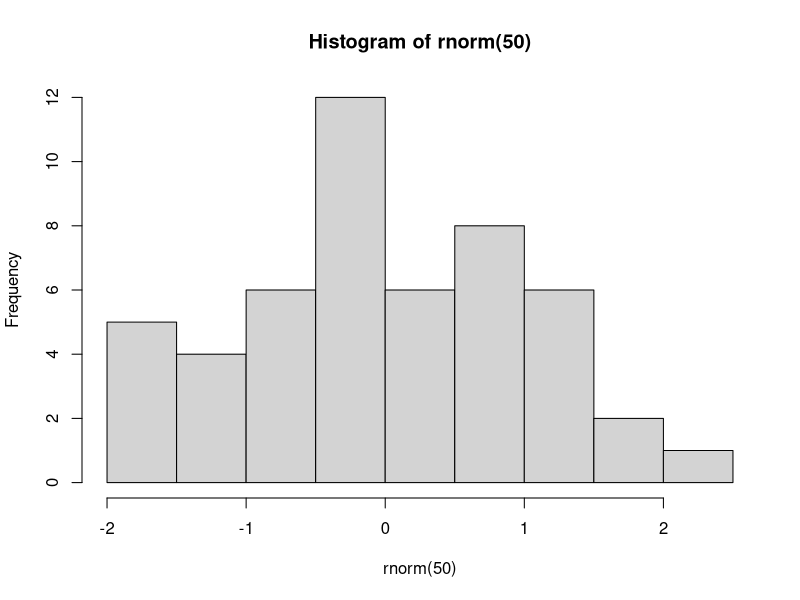

Here is the R script that generated this plot:
## ---- chunk 1
hist(rnorm(50))
